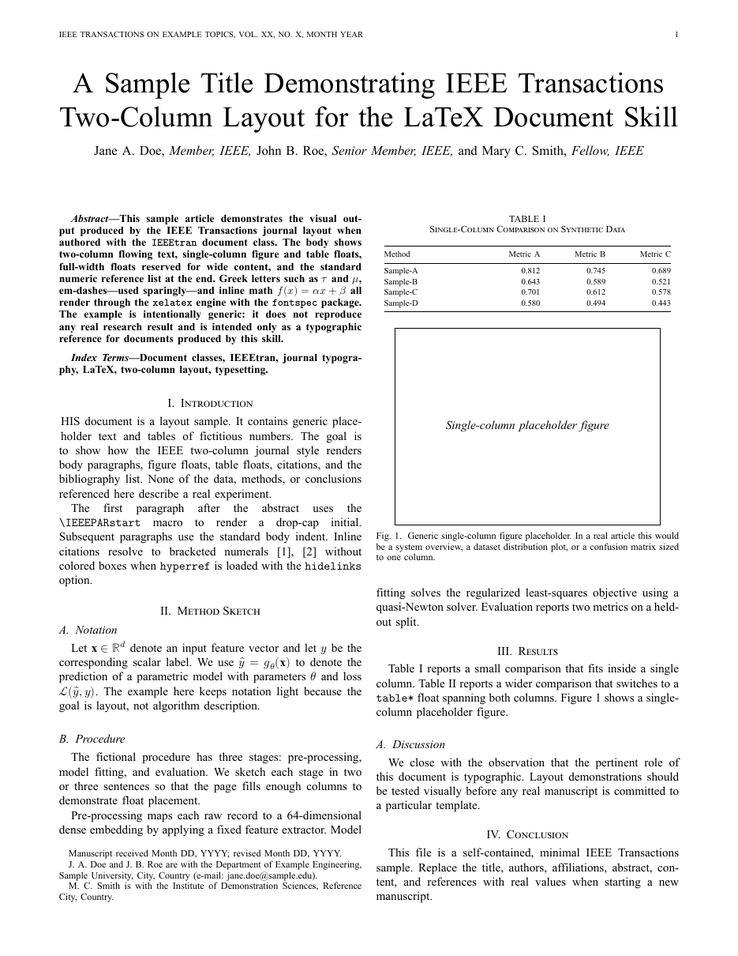
#> input picture academic-toolkit/skills/latex-document/examples/ieee-twocolumn-p1.png, 738 x 956 px, shrunk from 935 x 1210 before the run
$ python trim_margins.py ../../latex-document/examples/ieee-twocolumn-p1.png
#> lines starting #> are read from the running program, lines starting #| are printed output that depends on the picture; after the words box and inside, x2 and y2 are one past the last pixel; in counts of white or black regions, pixels touching at a corner belong together
#> in main, image is the input picture: PIL image 738x956 RGB; min 0, max 255, mean 239.7
#!/usr/bin/env python3
"""Trim the uniform background margin around a rendered diagram.

Image models paint the whole canvas of the requested aspect ratio, so a wide
flowchart on a 16:9 canvas arrives with an empty band above and below it. A
manuscript figure should be cropped to its content plus a small, even pad.
This is the post-processing step of SKILL.md Workflow Step 6.

    python scripts/trim_margins.py figures/protocol.png            # in place, 3% pad
    python scripts/trim_margins.py in.png --out out.png --pad 2    # explicit output

Only near-background pixels are trimmed (default: within 12/255 of the corner
colour), so light grey boxes and thin lines survive. Prints the old and new
size; exits 0 without writing when nothing can be trimmed.

Adapted from K-Dense Inc.'s scientific-schematics skill (MIT).
"""

from __future__ import annotations

import argparse
import sys
from pathlib import Path

try:
    from PIL import Image, ImageChops
except ImportError:  # pragma: no cover - the starter environment ships Pillow
    sys.stderr.write("Pillow is required: pip install pillow\n")
    sys.exit(2)


def content_box(image: Image.Image, tolerance: int) -> tuple[int, int, int, int] | None:
#> called with tolerance = 12
    rgb = image.convert("RGB")
    background = Image.new("RGB", rgb.size, rgb.getpixel((0, 0)))
#> background: PIL image 738x956 RGB; every value is 255
    diff = ImageChops.difference(rgb, background).convert("L")
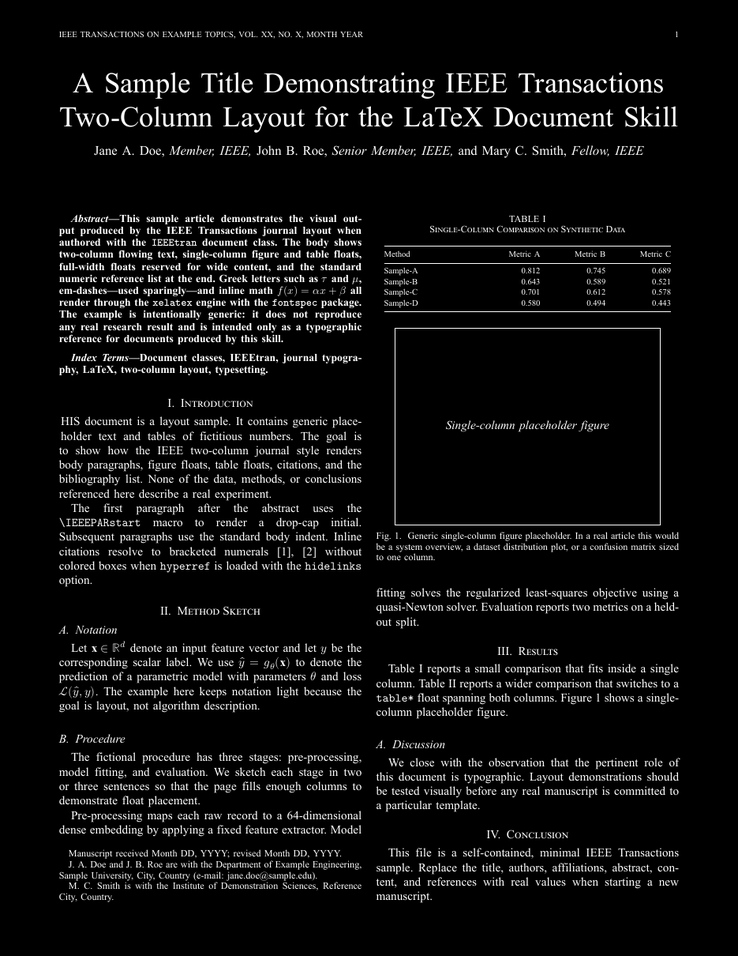
#> diff: PIL image 738x956 L; min 0, max 255, mean 15.3
    # Pixels within `tolerance` of the corner colour count as background.
    mask = diff.point(lambda value: 255 if value > tolerance else 0)
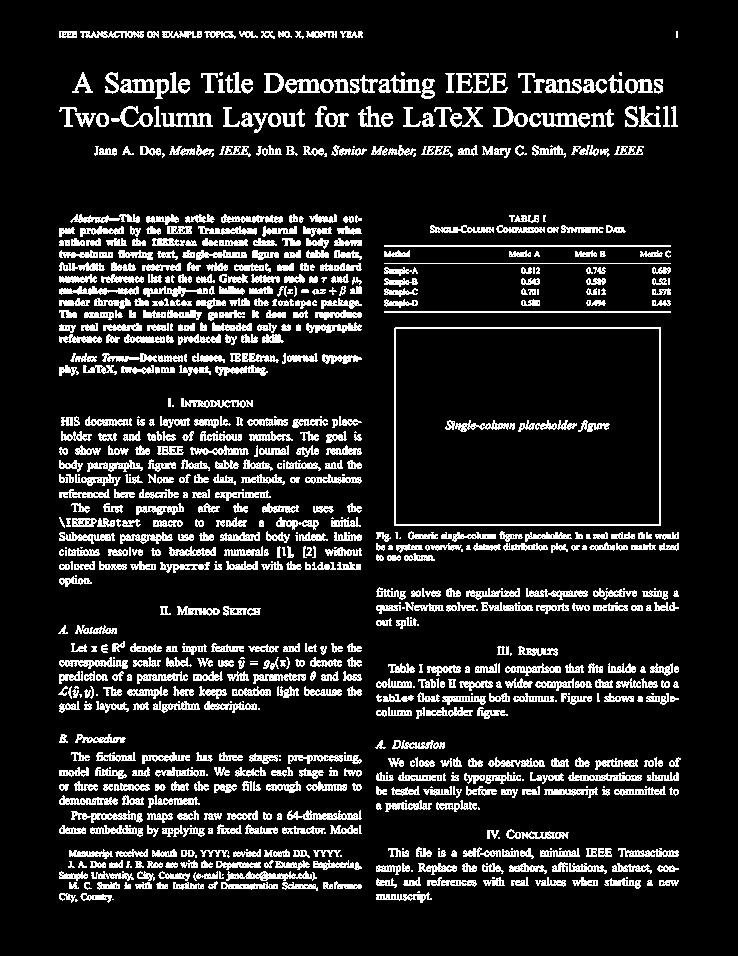
#> mask: PIL image 738x956 L; 13.4% white in thin lines or dots, all inside (x1, y1, x2, y2) = (58, 31, 681, 903)
    return mask.getbbox()


def main() -> int:
    parser = argparse.ArgumentParser(description=__doc__, formatter_class=argparse.RawDescriptionHelpFormatter)
    parser.add_argument("path", type=Path)
    parser.add_argument("--out", type=Path, help="write here instead of in place")
    parser.add_argument("--pad", type=float, default=3.0, help="pad as a percent of the longer content side")
    parser.add_argument("--tolerance", type=int, default=12, help="background colour tolerance, 0-255")
    args = parser.parse_args()

    image = Image.open(args.path)
    box = content_box(image, args.tolerance)
#> box = (58, 31, 681, 903)
    if box is None:
        print(f"{args.path}: no content found; left unchanged")
        return 0
    left, top, right, bottom = box
#> left = 58; top = 31; right = 681; bottom = 903
    pad = round(max(right - left, bottom - top) * args.pad / 100)
#> pad = 26
    crop = (max(0, left - pad), max(0, top - pad), min(image.width, right + pad), min(image.height, bottom + pad))
#> crop = (32, 5, 707, 929)
    if crop == (0, 0, image.width, image.height):
        print(f"{args.path}: already tight ({image.width}x{image.height}); left unchanged")
        return 0
    trimmed = image.crop(crop)
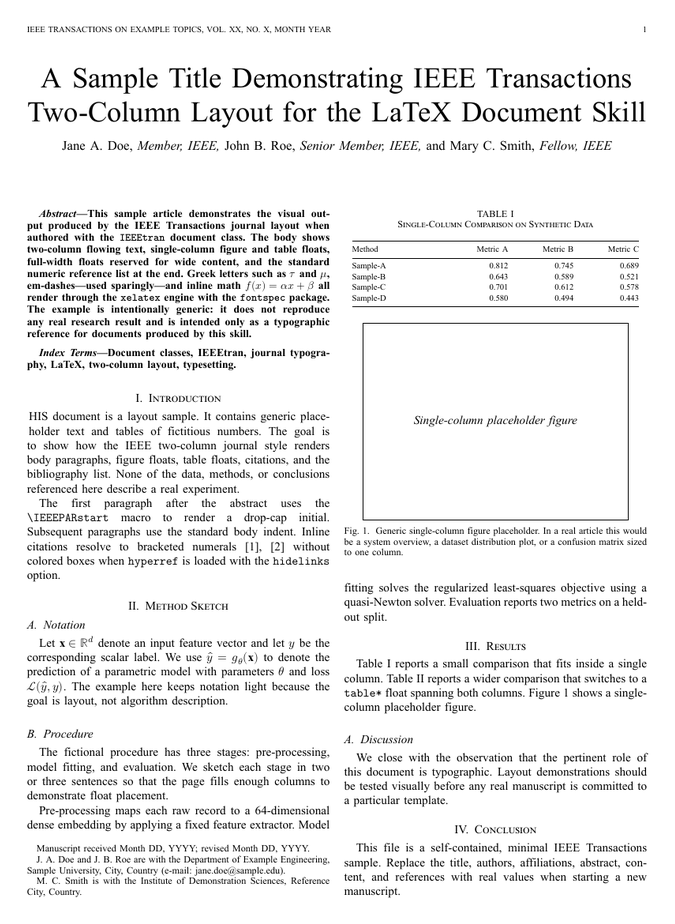
#> trimmed: PIL image 675x924 RGB; min 0, max 255, mean 237.7
    out = args.out or args.path
    trimmed.save(out)
    print(f"{args.path}: {image.width}x{image.height} -> {trimmed.width}x{trimmed.height} written to {out}")
#| ../../latex-document/examples/ieee-twocolumn-p1.png: 738x956 -> 675x924 written to ../../latex-document/examples/ieee-twocolumn-p1.png
    return 0


if __name__ == "__main__":
    sys.exit(main())
#> (the program exits here)
